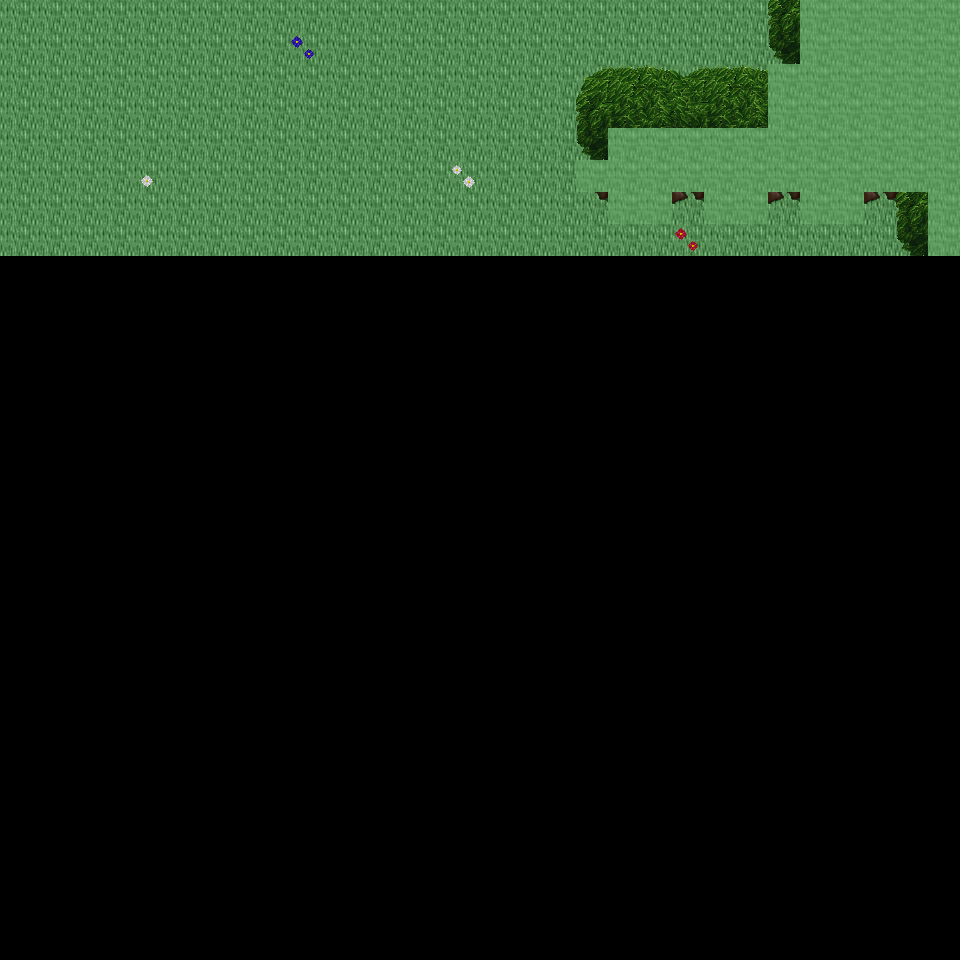

This game map was drawn from its Tiled (.tmx) file and the tilesets committed beside it. A one-line description and the trimmed map source follow:
An orthogonal 30x30 tile map with 32x32 px tiles, 6 tile layers (Ground, Object, Object2, Above, ...), 22 tilesets and 2 objects (2x mapExit).

<map version="1.0" orientation="orthogonal" renderorder="right-down" width="30" height="30" tilewidth="32" tileheight="32" nextobjectid="3">
  <tileset firstgid="1" name="tileset_ground_ground" tilewidth="32" tileheight="32" tilecount="33" columns="3">
    <image source="../drawable/tileset_ground_ground.png" width="96" height="352" />
  </tileset>
  <tileset firstgid="34" name="tileset_ground_water_pool" tilewidth="32" tileheight="32" tilecount="72" columns="3">
    <image source="../drawable/tileset_ground_water_pool.png" width="96" height="768" />
  </tileset>
  <tileset firstgid="106" name="tileset_ground_ridge_earth_dark" tilewidth="32" tileheight="32" tilecount="96" columns="12">
    <image source="../drawable/tileset_ground_ridge_earth_dark.png" width="384" height="256" />
  </tileset>
  <tileset firstgid="202" name="tileset_ground_grass_edges" tilewidth="32" tileheight="32" tilecount="36" columns="12">
    <image source="../drawable/tileset_ground_grass_edges.png" width="384" height="96" />
  </tileset>
  <tileset firstgid="238" name="tileset_ground_earth_edges" tilewidth="32" tileheight="32" tilecount="18" columns="6">
    <image source="../drawable/tileset_ground_earth_edges.png" width="192" height="96" />
  </tileset>
  <tileset firstgid="256" name="tileset_ground_grass_corners" tilewidth="32" tileheight="32" tilecount="24" columns="6">
    <image source="../drawable/tileset_ground_grass_corners.png" width="192" height="128" />
  </tileset>
  <tileset firstgid="280" name="tileset_plant_grasses" tilewidth="32" tileheight="32" tilecount="6" columns="3">
    <image source="../drawable/tileset_plant_grasses.png" width="96" height="64" />
  </tileset>
  <tileset firstgid="286" name="tileset_plant_flower_daisy_blue" tilewidth="32" tileheight="32" tilecount="8" columns="2">
    <image source="../drawable/tileset_plant_flower_daisy_blue.png" width="64" height="128" />
  </tileset>
  <tileset firstgid="294" name="tileset_plant_flower_daisy_yellow" tilewidth="32" tileheight="32" tilecount="8" columns="2">
    <image source="../drawable/tileset_plant_flower_daisy_yellow.png" width="64" height="128" />
  </tileset>
  <tileset firstgid="302" name="tileset_plant_bush_bushes" tilewidth="32" tileheight="32" tilecount="10" columns="5">
    <image source="../drawable/tileset_plant_bush_bushes.png" width="160" height="64" />
  </tileset>
  <tileset firstgid="312" name="tileset_plant_flower_daisy_red" tilewidth="32" tileheight="32" tilecount="8" columns="2">
    <image source="../drawable/tileset_plant_flower_daisy_red.png" width="64" height="128" />
  </tileset>
  <tileset firstgid="320" name="tileset_plant_flower_daisy_white" tilewidth="32" tileheight="32" tilecount="8" columns="2">
    <image source="../drawable/tileset_plant_flower_daisy_white.png" width="64" height="128" />
  </tileset>
  <tileset firstgid="328" name="tileset_logic_collision" tilewidth="32" tileheight="32" tilecount="1" columns="1">
    <image source="../drawable/tileset_logic_collision.png" width="32" height="32" />
  </tileset>
  <tileset firstgid="329" name="tileset_plant_tree_tree_green" tilewidth="32" tileheight="32" tilecount="88" columns="8">
    <image source="../drawable/tileset_plant_tree_tree_green.png" width="256" height="352" />
  </tileset>
  <tileset firstgid="417" name="tileset_plant_stump_stump_brown" tilewidth="32" tileheight="32" tilecount="4" columns="2">
    <image source="../drawable/tileset_plant_stump_stump_brown.png" width="64" height="64" />
  </tileset>
  <tileset firstgid="421" name="tileset_logic_item_sheepfood" tilewidth="32" tileheight="32" tilecount="1" columns="1">
    <image source="../drawable/tileset_logic_item_sheepfood.png" width="32" height="32" />
  </tileset>
  <tileset firstgid="422" name="tileset_logic_creature_fairy" tilewidth="32" tileheight="32" tilecount="4" columns="4">
    <image source="../drawable/tileset_logic_creature_fairy.png" width="128" height="32" />
  </tileset>
  <tileset firstgid="426" name="tileset_logic_item_resources" tilewidth="32" tileheight="32" tilecount="6" columns="6">
    <image source="../drawable/tileset_logic_item_resources.png" width="192" height="32" />
  </tileset>
  <tileset firstgid="432" name="tileset_logic_creature_mythical_being" tilewidth="32" tileheight="32" tilecount="24" columns="8">
    <image source="../drawable/tileset_logic_creature_mythical_being.png" width="256" height="96" />
  </tileset>
  <tileset firstgid="456" name="tileset_ground_green_paving" tilewidth="32" tileheight="32" tilecount="18" columns="3">
    <image source="../drawable/tileset_ground_green_paving.png" width="96" height="192" />
  </tileset>
  <tileset firstgid="474" name="tileset_logic_protection" tilewidth="32" tileheight="32" tilecount="2" columns="2">
    <image source="../drawable/tileset_logic_protection.png" width="64" height="32" />
  </tileset>
  <tileset firstgid="476" name="tileset_building_huts" tilewidth="32" tileheight="32" tilecount="338" columns="26">
    <image source="../drawable/tileset_building_huts.png" width="832" height="416" />
  </tileset>
  <layer name="Ground" width="30" height="30">
    <data>[900 cells, 240 non-empty, 1 distinct tile ids]</data>
  </layer>
  <layer name="Object" width="30" height="30">
    <data>[900 cells, 22 non-empty, 12 distinct tile ids]</data>
  </layer>
  <layer name="Object2" width="30" height="30">
    <data>[900 cells, 0 non-empty, 0 distinct tile ids]</data>
  </layer>
  <layer name="Above" width="30" height="30">
    <data>[900 cells, 59 non-empty, 18 distinct tile ids]</data>
  </layer>
  <layer name="Above2" width="30" height="30">
    <data>[900 cells, 0 non-empty, 0 distinct tile ids]</data>
  </layer>
  <layer name="Walkable" width="30" height="30">
    <data>[900 cells, 53 non-empty, 1 distinct tile ids]</data>
  </layer>
  <objectgroup name="MapEvents">
    <object id="1" name="north" type="mapExit" x="0" y="0" width="800" height="32">
      <properties>
        <property name="map" value="level_0_x85_y113" />
        <property name="x" value="0" />
        <property name="y" value="28" />
      </properties>
    </object>
    <object id="2" name="east" type="mapExit" x="928" y="256" width="32" height="704">
      <properties>
        <property name="map" value="level_0_x86_y114" />
        <property name="x" value="1" />
        <property name="y" value="8" />
      </properties>
    </object>
  </objectgroup>
</map>
